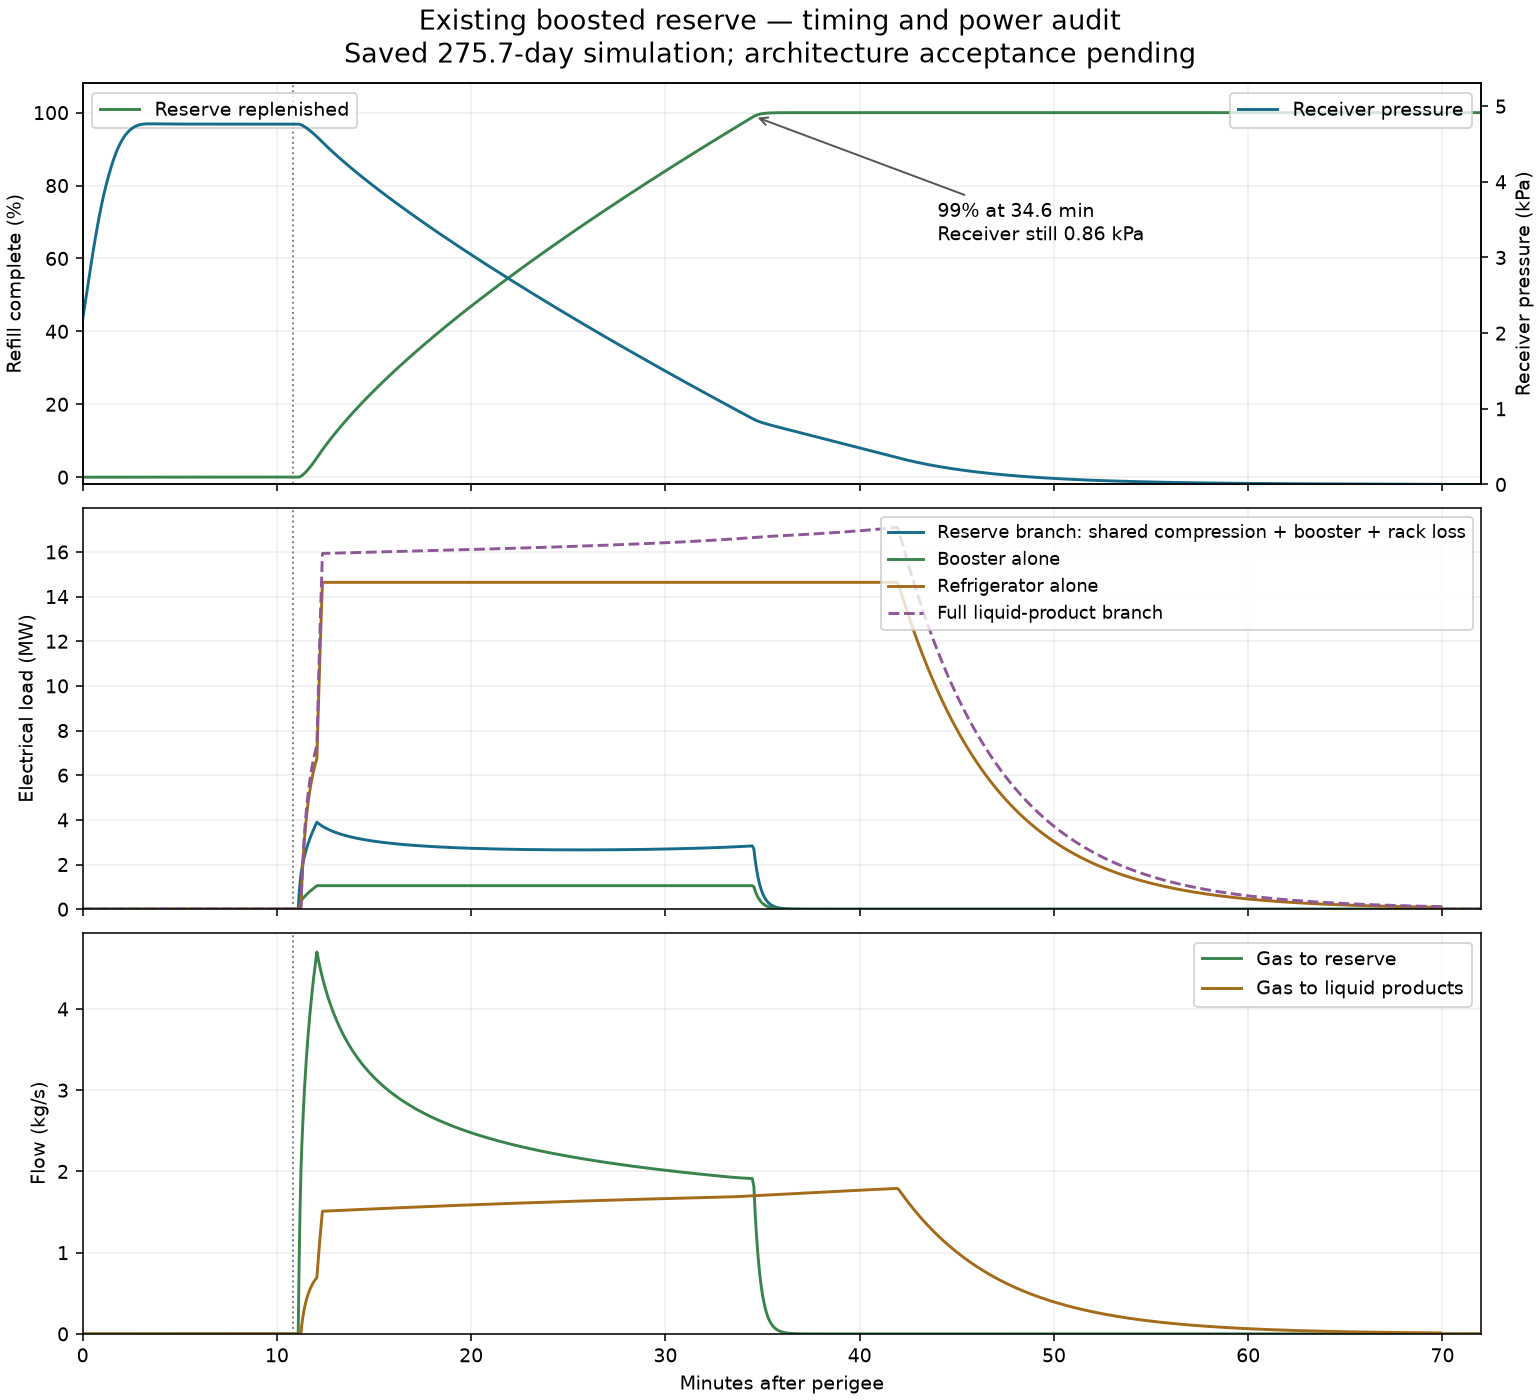

Generate this figure with Python:
"""Audit existing reserve-refill power from saved states, without rerunning cycle."""
import os,json
from pathlib import Path
os.environ.setdefault('MPLCONFIGDIR','/tmp/atmo-mpl')
import numpy as np
import matplotlib
matplotlib.use('Agg')
import matplotlib.pyplot as plt
from atmo_scoops.transient.io import read_result
from atmo_scoops.transient.thermo import properties
ROOT=Path(__file__).resolve().parents[2]
r=read_result(ROOT/'results/transient/staggered/thermal_equivalence/selected_validation/check_refined.json.gz');h=r['history'];d=r['inputs']['design'];c=r['inputs']['capabilities'];th=properties()
t=np.array(r['time_s']);minute=t/60;start=d['plant_start_s'];fill=np.array(h['gas_fill_kg_s']);flow=np.array(h['coast_kg_s']);p=np.array(h['pressure_Pa'])[:,4];T=np.array(h['gas_K'])[:,4];Tw=np.array(h['warm_K']);bp=np.array(h['buffer_Pa'])
reserve=np.array(r['gas_reserve_species_kg']).sum(1);refill=np.where(t>=start,reserve-np.interp(start,t,reserve),0);needed=refill[-1]
booster=np.zeros(len(t));shared=np.zeros(len(t));refrigerator=np.zeros(len(t));product=np.zeros(len(t));liquid=np.array(h['liquefaction_kg_s'])
for i in np.flatnonzero(flow>1e-9):
 species=np.array(r['gas_species_kg'][i][4]);y=species/species.sum();pin=max(p[i],.001);temp=T[i];ratio=max(1.,1e5/pin)**(1/3);wtotal=0.
 for j in range(3):
  w=th.compression(temp,pin,pin*ratio,y,c['eta_compressor']);wtotal+=w
  temp=min(temp+w/max(th.at(temp,y)[1],1),Tw[i]+20);pin*=ratio
 fw=th.compression(temp,1e5,max(bp[i],1e5),y,c['eta_compressor'])
 booster[i]=fill[i]*fw/c['eta_motor']/1e6
 shared[i]=fill[i]*wtotal/c['eta_motor']/1e6
 pw,_=th.liquid_duty(temp,y,Tw[i],c['carnot_fraction']);refrigerator[i]=liquid[i]*pw/1e6
 product[i]=liquid[i]*(wtotal/c['eta_motor']+pw+c['separation_J_kg'])/1e6+np.array(h['rack_loss_MW'])[i,4]*liquid[i]/flow[i]
gasP=np.array(h['gas_fill_MW']);loss=np.array(h['rack_loss_MW']);expected=booster+shared+loss[:,4]*np.divide(fill,flow,out=np.zeros_like(fill),where=flow>0)
assert np.max(abs(expected-gasP))<1e-5
assert abs(np.trapezoid(product,t)/r['ledger']['plant_MJ'][-1]-1)<.001
milestones=[]
for fraction in [.5,.9,.99,.999,.9999]:
 tm=float(np.interp(fraction*needed,refill,t));milestones.append(dict(fraction=fraction,minutes=tm/60,minutes_since_plant_start=(tm-start)/60,source_Pa=float(np.interp(tm,t,p)),reserve_bar=float(np.interp(tm,t,bp))/1e5))
dive=np.array(h['stage_compression_base_MW'])[:,:4].sum(1)+loss[:,:4].sum(1)
powers={}
for name,values in [('booster_only',booster),('shared_compression_for_reserve',shared),('reserve_branch',gasP),('refrigerator_only',refrigerator),('liquid_product_branch',product),('dive_compression_and_rack_loss',dive),('thrusters',np.array(h['thrust_MW']))]:
 powers[name]=dict(peak_MW=float(max(values)),energy_MWh=float(np.trapezoid(values,t)/3600))
quarter=t[-1]-t[0];quarter/=4
q=dict(minutes=quarter/60,fraction_refilled=float(np.interp(quarter,t,refill)/needed),source_Pa=float(np.interp(quarter,t,p)))
result=dict(source='selected_validation/check_refined.json.gz',refill_kg=needed,plant_start_minutes=start/60,milestones=milestones,quarter_orbit_after_perigee=q,powers=powers,installed_MW=dict(booster=d['gas_fill_motor_MW'],dive_blocks=d['motor_MW'],coast_compressors=d['coast_motor_MW'],refrigerator=d['plant_electric_MW']),max_power_reconstruction_error_MW=float(max(abs(expected-gasP))))
base=Path(__file__).with_name('reserve_refill');base.with_suffix('.json').write_text(json.dumps(result,indent=2)+'\n');print(json.dumps(result,indent=2),flush=True)
fig,axs=plt.subplots(3,1,figsize=(11,10),layout='constrained',sharex=True)
axs[0].plot(minute,refill/needed*100,color='#39834c',label='Reserve replenished');axs[0].set(ylabel='Refill complete (%)',ylim=(-2,108));ax=axs[0].twinx();ax.plot(minute,p/1000,color='#176b8b',label='Receiver pressure');ax.set(ylabel='Receiver pressure (kPa)',ylim=(0,5.3));axs[0].legend(loc='upper left');ax.legend(loc='upper right')
for m in milestones[2:3]:axs[0].annotate(f"99% at {m['minutes']:.1f} min\nReceiver still {m['source_Pa']/1000:.2f} kPa",xy=(m['minutes'],99),xytext=(44,65),arrowprops=dict(arrowstyle='->',color='#555'))
axs[1].plot(minute,gasP,label='Reserve branch: shared compression + booster + rack loss',color='#176b8b');axs[1].plot(minute,booster,label='Booster alone',color='#39834c');axs[1].plot(minute,refrigerator,label='Refrigerator alone',color='#a36b1a');axs[1].plot(minute,product,label='Full liquid-product branch',color='#8d5798',ls='--');axs[1].set(ylabel='Electrical load (MW)',ylim=(0,None));axs[1].legend(fontsize=9)
axs[2].plot(minute,fill,color='#39834c',label='Gas to reserve');axs[2].plot(minute,liquid,color='#a36b1a',label='Gas to liquid products');axs[2].set(ylabel='Flow (kg/s)',xlabel='Minutes after perigee',ylim=(0,None));axs[2].legend()
for a in axs:a.axvline(start/60,color='gray',ls=':',lw=1);a.set_xlim(0,72);a.grid(alpha=.2)
fig.suptitle('Existing boosted reserve — timing and power audit\nSaved 275.7-day simulation; architecture acceptance pending',fontsize=14)
fig.savefig(base.with_suffix('.png'),dpi=140);fig.savefig(base.with_suffix('.svg'));plt.close(fig)
pth=base.with_suffix('.svg');pth.write_text('\n'.join(x.rstrip() for x in pth.read_text().splitlines())+'\n')
